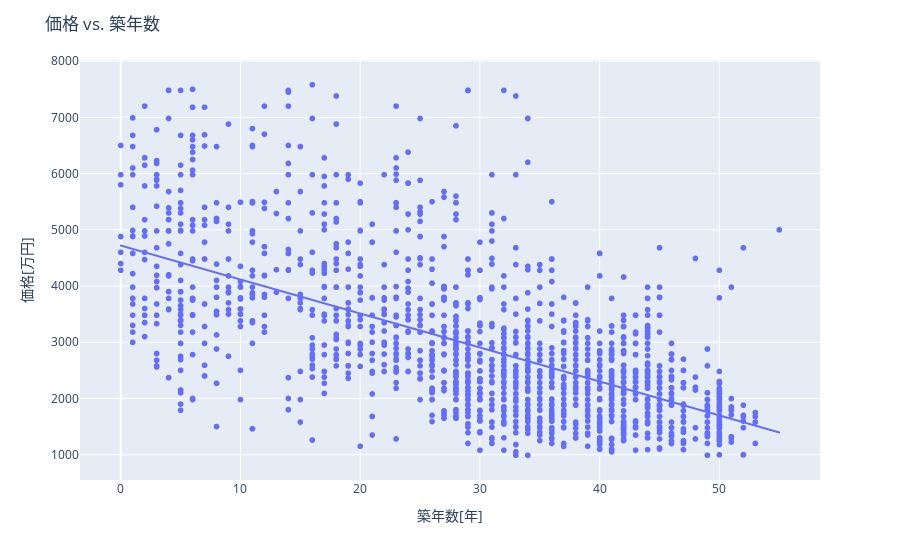

Here is the notebook cell this chart was saved with:
### Markdown cell above
### 価格 vs. 築年数

### Code cell
import plotly.express as px

fig = px.scatter(df_filtered, x="age", y="price", trendline="ols")
fig.update_layout(
    title="価格 vs. 築年数", xaxis_title="築年数[年]", yaxis_title="価格[万円]"
)
fig.show()

### Figure 1 — Plotly figure (JSON) as saved in the notebook; plotly's stock layout.template omitted (floating-point values rounded to 4 significant figures; data arrays with more than 128 entries replaced by an {"elided": "..."} marker saying what was removed)
{"data": [{"hovertemplate": "age=%{x}<br>price=%{y}<extra></extra>", "legendgroup": "", "marker": {"color": "#636efa", "symbol": "circle"}, "mode": "markers", "name": "", "showlegend": false, "type": "scattergl", "x": {"elided": "2846 int values"}, "xaxis": "x", "y": {"elided": "2846 int values"}, "yaxis": "y"}, {"hovertemplate": "<b>OLS trendline</b><br>price = -60.4409 * age + 4719.89<br>R<sup>2</sup>=0.376066<br><br>age=%{x}<br>price=%{y} <b>(trend)</b><extra></extra>", "legendgroup": "", "marker": {"color": "#636efa", "symbol": "circle"}, "mode": "lines", "name": "", "showlegend": false, "type": "scattergl", "x": {"elided": "2846 int values"}, "xaxis": "x", "y": {"elided": "2846 float values"}, "yaxis": "y"}], "layout": {"legend": {"tracegroupgap": 0}, "margin": {"t": 60}, "title": {"text": "価格 vs. 築年数"}, "xaxis": {"anchor": "y", "domain": [0, 1], "title": {"text": "築年数[年]"}}, "yaxis": {"anchor": "x", "domain": [0, 1], "title": {"text": "価格[万円]"}}}}
